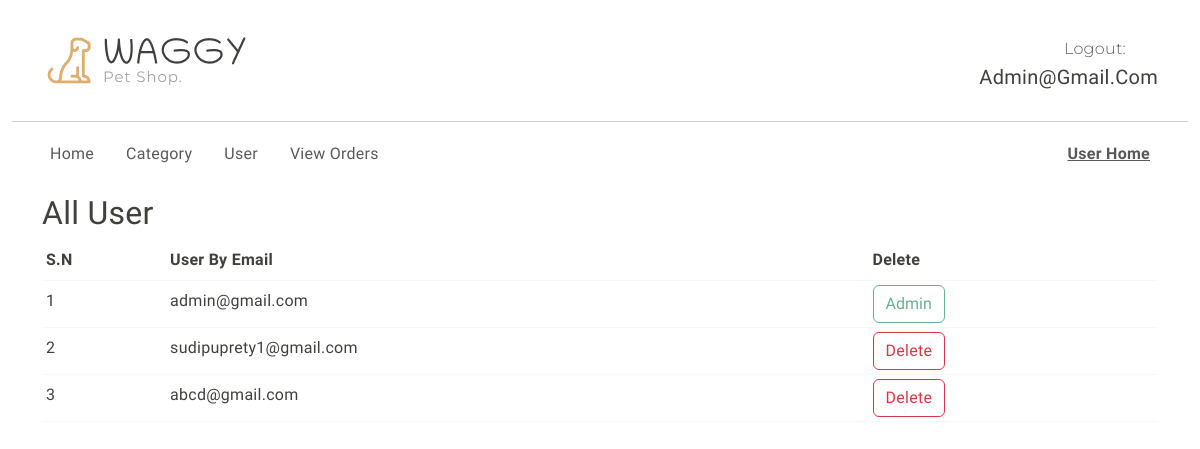
/view_user (signed in), run on an earlier commit of the app's database.
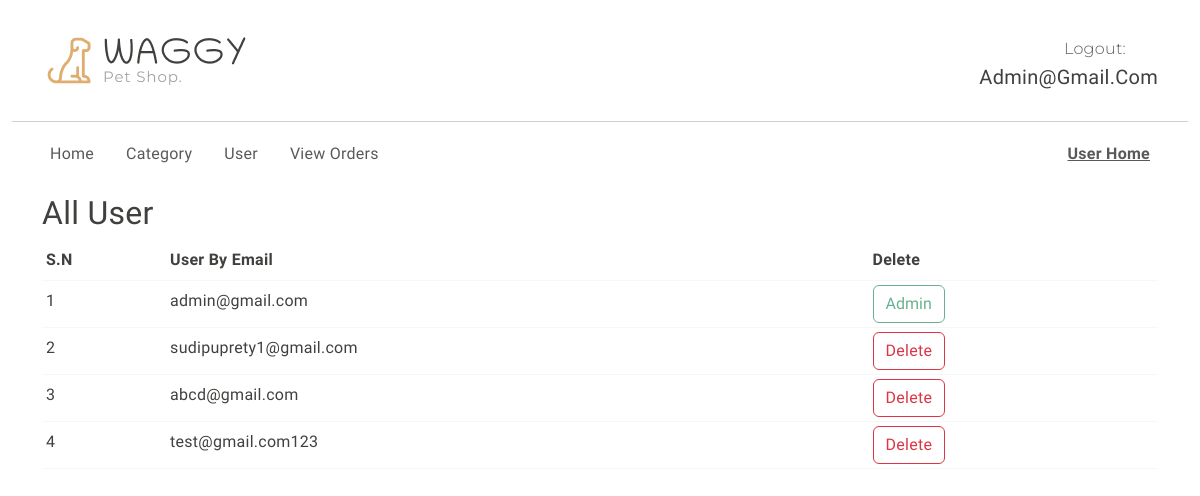
And on a later commit of the database.
### shop/user/models.py (models this page shows)
class User(db.Model, UserMixin):
    id = db.Column(db.Integer, primary_key = True)
    username = db.Column(db.String(50), nullable=False)
    email = db.Column(db.String(20), unique=True, nullable=False)
    password = db.Column(db.String(80), nullable=False)
    image_file = db.Column(db.String(20), nullable=False, default = 'default.jpg')
    role = db.Column(db.String(20), nullable=False, default='customer')
    likes = db.relationship('Like', backref='user', cascade='all, delete-orphan')
    cart_items = db.relationship('Cart', backref=db.backref('user', lazy=True), cascade='all, delete-orphan')
    user_orders = db.relationship('Order', back_populates='user', cascade='all, delete-orphan')
    def delete(self):
        for like in self.likes:
            db.session.delete(like)
        for order in self.user_orders:
            db.session.delete(order)
        for cart_item in self.cart_items:
            db.session.delete(cart_item)
        db.session.delete(self)
        db.session.commit()

### shop/admin/routes.py (the view)
@app.route('/view_user')
@login_required
@admin_required
def viewuser():
    all_users = User.query.all()
    return render_template('admin/view_user.html', all_users=all_users)

### shop/__init__.py (called while the page is built)
def admin_required(func):
    @wraps(func)
    def decorated_function(*args, **kwargs):
        if current_user.role != 'admin':
            flash('Access Denied: You are not authorized to access admin page.')
            return redirect(url_for('login'))
        return func(*args, **kwargs)
    return decorated_function

### shop/user/models.py (called while the page is built)
@login_manager.user_loader
def load_user(user_id):
    return User.query.get(int(user_id))

### shop/templates/admin/view_user.html (shortened to what this page needs)
{% extends 'base.html'%}
{% block body %}
{% include 'admin/navbar.html'%}
  <div class="container">
    <h2>All User</h2>
    <table class="table table-sm">
      <thead>
        <th>S.N</th>
        <th>User By Email</th>
        <th>Delete</th>
      </thead>
      <tbody>
      {% for user in all_users %}
        <tr>
          <td>{{loop.index}}</td>
          <td>{{user.email}}</td>
          {% if user.role == 'customer' %}
            <td><a href="/delete_user/{{ user.id }}" class="btn btn-outline-danger">Delete</a></td>
            {% else %}
            <td><button class="btn btn-outline-success" disabled>Admin</button></td>
        {% endif %}
        </tr>
        {% endfor %}
      </tbody>
    </table>
  </div>
{% endblock body %}

### shop/templates/admin/navbar.html (shortened to what this page needs)
{% block content %}
<header>
  <div class="container py-2">
    <div class="row py-4 pb-0 pb-sm-4 align-items-center">
      <div class="col-sm-4 col-lg-3 text-center text-sm-start">
        <div class="main-logo">
          <a href="{{url_for('admin_home')}}">
            <img src="static/images/logo.png" alt="logo" class="img-fluid">
          </a>
        </div>
      </div>
      <div class="col-sm-8 col-lg-9 d-flex justify-content-between justify-content-sm-end align-items-center">
        <div class="support-box text-end">
          <span class="fs-6 secondary-font text-muted">
            Logout:
          </span>
          <h5 class="mb-0">{{current_user.email}}</h5>
        </div>
      </div>
    </div>
  </div>
    <div class="container-fluid">
      <hr class="m-0">
    </div>
    <div class="container">
      <nav class="main-menu d-flex navbar navbar-expand-lg">
        <div class="offcanvas offcanvas-end" tabindex="-1" id="offcanvasNavbar" aria-labelledby="offcanvasNavbarLabel">
          <div class="offcanvas-body justify-content-between">
            <ul class="navbar-nav menu-list list-unstyled d-flex gap-md-3 mb-0">
              <li class="nav-item">
                <a href="{{url_for('admin_home')}}" class="nav-link">Home</a>
              </li>
              <li class="nav-item">
                <a href="{{url_for('viewcategory')}}" class="nav-link">Category</a>
              </li>
              <li class="nav-item">
                <a href="{{url_for('viewuser')}}" class="nav-link">User</a>
              </li>
              <li class="nav-item">
                <a class="nav-link" href="{{url_for('view_orders')}}">View Orders</a>
              </li>
            </ul>
            <ul class="navbar-nav menu-list list-unstyled d-flex gap-md-3 mb-0">
              <li class="nav-item">
                <a href="{{url_for('home')}}" class="nav-link"><b><u>User Home</u></b></a>
              </li>
            </ul>
          </div>
        </div>
      </nav>
    </div>
  </header>
  {% endblock content %}

What changed in the data, as far as the page shows it:
added User: email "test@gmail.com123"
